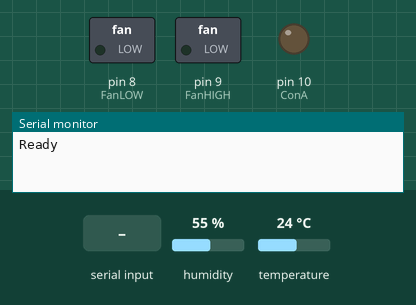
Recording of a sketch running on a simulated Arduino Uno, built with avr-gcc and run on an emulated ATmega328P. Parts: switched loads named in the sketch (green lamp = pin HIGH), output pins drawn as LEDs (lit = HIGH), the last lines printed to the serial monitor. The test bench sets the inputs (shaded band); at power-on: humidity 55 %, temperature 24 °C.

Above: at 0.1 s.
At 1.4 s:
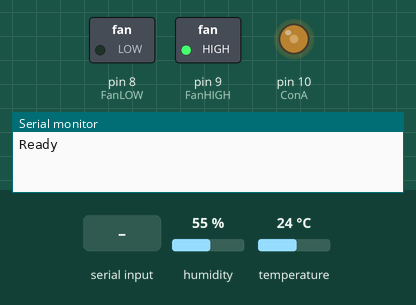
1.5 s: "fan" received over the second serial link
At 2.8 s:
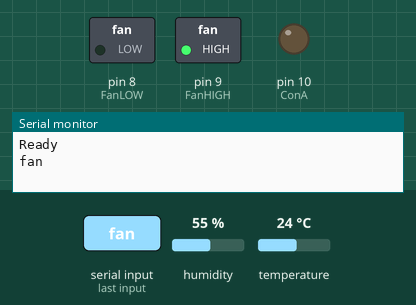
3.1 s: "status" received over the second serial link
4.7 s: "getHumidity" received over the second serial link
Timing chart, 0 to 7.7 s (numbered marks = the images above; inputs shaded):
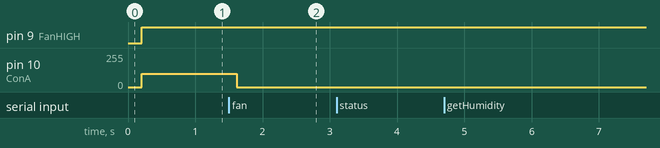

Measured:
- after the input at 1.5 s, pin 10 (ConA): 100/255 → 0/255 after 0.12 s

The sketch:

arduino.ino
```cpp
//Libraries
#include <SoftwareSerial.h>
#include <DHT.h>

//Constants
#define DHTPIN 2
#define DHTTYPE DHT22
#define AOUTpin A1   // MQT-135
#define RX 4
#define TX 3

//Variables
float hum;  //Stores humidity value
float temp; //Stores temperature value
int airQuality;
int FanLOW = 8;
int FanHIGH = 9;
int ConA = 10;// PWM DI/DO
int fanSpeed = 100;

//Define
DHT dht(DHTPIN, DHTTYPE); //// Initialize DHT sensor for normal 16mhz Arduino
SoftwareSerial BTserial(TX, RX);

void runFan(int speed)
{
  digitalWrite(FanLOW, LOW);
  digitalWrite(FanHIGH, HIGH);
  analogWrite(ConA, speed);
}

void setup()
{
  Serial.begin(9600);

  //FAN
  pinMode(8, OUTPUT);
  pinMode(9, OUTPUT);
  pinMode(10, OUTPUT);

  //Sensors
  dht.begin();
  dht.readHumidity();
  BTserial.begin(9600);

  Serial.println("Ready");
}

String readString;
void loop()
{
  delay(200);

  while (BTserial.available())
  {
    delay(3);
    char c = BTserial.read();
    readString += c;
  }
  readString.trim();

  if (readString.length() >0) {
    Serial.println(readString);
    if (readString == "status"){
      hum = dht.readHumidity();
      temp = dht.readTemperature();
      airQuality = (analogRead(AOUTpin) * 1.25);

      BTserial.print("Humidity: ");
      BTserial.print(hum);
      BTserial.print("%, Temperature : ");
      BTserial.print(temp);
      BTserial.print(" C° ");
      BTserial.print(" Air Quality: ");
      BTserial.print(airQuality);
      BTserial.print("ppm.");
      BTserial.println("end;");
    }
    else if (readString == "getHumidity"){
      delay(200);
      hum = dht.readHumidity();
      BTserial.print(hum, 1);
      BTserial.print(";");
    }
    else if (readString == "getTemperature"){
      delay(200);
      temp = dht.readTemperature();
      BTserial.print(temp, 1);
      BTserial.print(";");
    }
    else if (readString == "getAirQuality"){
      delay(200);
      airQuality = (analogRead(AOUTpin)*0.125);
      BTserial.print(airQuality);
      BTserial.print(";");
    }
    else if(readString.startsWith("fan"))
    {
      fanSpeed = readString.substring(3,7).toInt();
    }
    readString = "";
  }

  runFan(fanSpeed);
}
```
